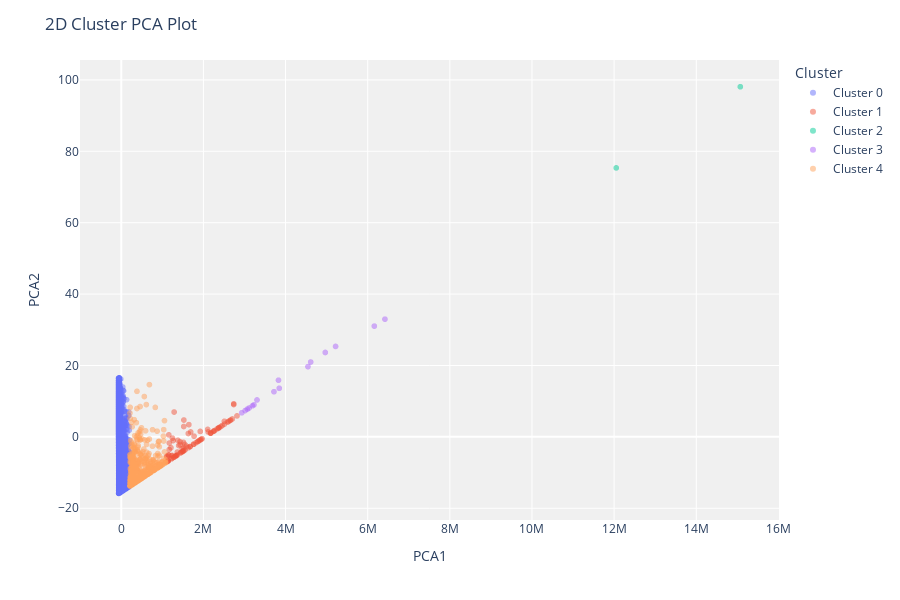

Source (notebook cell):
### Code cell
plot_model(model_kmeans, plot = 'cluster')

### Figure 1 — Plotly figure (JSON) as saved in the notebook; plotly's stock layout.template omitted (floating-point values rounded to 4 significant figures; data arrays with more than 128 entries replaced by an {"elided": "..."} marker saying what was removed)
{"data": [{"customdata": {"elided": "10876x1 int values"}, "hovertemplate": "Cluster=Cluster 0<br>PCA1=%{x}<br>PCA2=%{y}<br>Feature=%{customdata[0]}<extra></extra>", "legendgroup": "Cluster 0", "marker": {"color": "#636efa", "opacity": 0.5, "symbol": "circle"}, "mode": "markers", "name": "Cluster 0", "showlegend": true, "textposition": "top center", "type": "scattergl", "x": {"elided": "10876 float values"}, "xaxis": "x", "y": {"elided": "10876 float values"}, "yaxis": "y"}, {"customdata": [[null], [23], [null], [23], [23], [24], [24], [12], [22], [23], [6], [17], [24], [24], [23], [24], [10], [24], [22], [24], [10], [14], [24], [23], [24], [15], [10], [null], [2], [21], [6], [4], [24], [13], [1], [24], [24], [23], [null], [null], [24], [null], [23], [15], [1], [24], [24], [24], [24], [24], [null], [19], [null], [null], [null], [23], [24], [24], [24], [2], [23], [14], [7], [null], [20], [24], [23], [24], [23], [24], [15], [24], [12], [21], [23], [24], [7], [24], [14], [null], [24], [23], [22], [null], [3], [24], [21], [null], [24]], "hovertemplate": "Cluster=Cluster 1<br>PCA1=%{x}<br>PCA2=%{y}<br>Feature=%{customdata[0]}<extra></extra>", "legendgroup": "Cluster 1", "marker": {"color": "#EF553B", "opacity": 0.5, "symbol": "circle"}, "mode": "markers", "name": "Cluster 1", "showlegend": true, "textposition": "top center", "type": "scattergl", "x": [1331000.0, 1397000.0, 1519000.0, 1343000.0, 1366000.0, 1367000.0, 1379000.0, 1332000.0, 1431000.0, 1514000.0, 1439000.0, 1450000.0, 1476000.0, 1481000.0, 1493000.0, 1493000.0, 1518000.0, 1328000.0, 1432000.0, 1302000.0, 1140000.0, 1283000.0, 1108000.0, 1112000.0, 1117000.0, 1521000.0, 1140000.0, 1146000.0, 1148000.0, 1153000.0, 1157000.0, 1168000.0, 1171000.0, 1209000.0, 1225000.0, 1226000.0, 1228000.0, 1240000.0, 1246000.0, 1264000.0, 1273000.0, 1287000.0, 1523000.0, 1945000.0, 1546000.0, 2248000.0, 2252000.0, 2273000.0, 2332000.0, 2364000.0, 2377000.0, 2382000.0, 2423000.0, 2460000.0, 2510000.0, 2513000.0, 2586000.0, 2612000.0, 2647000.0, 2665000.0, 2737000.0, 2737000.0, 2817000.0, 1106000.0, 2185000.0, 1524000.0, 2176000.0, 2114000.0, 1555000.0, 1586000.0, 1631000.0, 1633000.0, 1646000.0, 1676000.0, 1676000.0, 1690000.0, 1760000.0, 1765000.0, 1772000.0, 1822000.0, 1863000.0, 1874000.0, 1905000.0, 1923000.0, 1924000.0, 1967000.0, 2103000.0, 2171000.0, 2703000.0], "xaxis": "x", "y": [-5.312, -2.422, -3.899, -5.222, -5.052, -4.247, -0.9635, -5.305, -1.369, -1.544, -4.5, -4.415, -4.221, -3.388, -4.093, -4.091, -3.904, -5.333, -2.161, -5.534, -6.752, -5.676, -6.989, -5.366, -6.921, 2.908, -6.749, -6.705, -5.094, -5.057, 0.5575, -3.546, -1.728, -3.038, -6.113, -5.307, -6.087, -5.201, -0.3681, -1.034, -5.751, 6.963, -3.07, -0.6944, -2.102, 1.585, 1.62, 1.776, 2.221, 2.459, 2.56, 2.594, 2.905, 3.183, 4.356, 3.584, 4.134, 4.327, 4.59, 4.724, 9.063, 9.258, 5.871, -5.603, 1.11, 4.717, 1.048, 1.373, -3.629, -2.593, -3.058, 0.9476, 3.435, -2.72, -2.718, 1.374, -2.084, -2.047, 0.2004, -1.619, -1.313, -1.226, -0.9903, 1.534, -0.8536, -0.5261, 2.092, 1.009, 5.014], "yaxis": "y"}, {"customdata": [[null], [24]], "hovertemplate": "Cluster=Cluster 2<br>PCA1=%{x}<br>PCA2=%{y}<br>Feature=%{customdata[0]}<extra></extra>", "legendgroup": "Cluster 2", "marker": {"color": "#00cc96", "opacity": 0.5, "symbol": "circle"}, "mode": "markers", "name": "Cluster 2", "showlegend": true, "textposition": "top center", "type": "scattergl", "x": [15072201, 12050727], "xaxis": "x", "y": [98.09, 75.35], "yaxis": "y"}, {"customdata": [[10], [23], [3], [1], [15], [16], [24], [19], [14], [8], [null], [null], [null], [24], [19], [23]], "hovertemplate": "Cluster=Cluster 3<br>PCA1=%{x}<br>PCA2=%{y}<br>Feature=%{customdata[0]}<extra></extra>", "legendgroup": "Cluster 3", "marker": {"color": "#ab63fa", "opacity": 0.5, "symbol": "circle"}, "mode": "markers", "name": "Cluster 3", "showlegend": true, "textposition": "top center", "type": "scattergl", "x": [3070000.0, 2932000.0, 3017000.0, 3112000.0, 3194000.0, 3231000.0, 3718000.0, 3305000.0, 3847000.0, 4545466, 4612000.0, 4966955, 5217000.0, 6160780, 6419908, 3828000.0], "xaxis": "x", "y": [7.772, 6.738, 7.371, 8.088, 8.705, 8.984, 12.65, 10.34, 13.62, 19.67, 20.97, 23.64, 25.33, 31.03, 32.98, 15.87], "yaxis": "y"}, {"customdata": {"elided": "466x1 int values"}, "hovertemplate": "Cluster=Cluster 4<br>PCA1=%{x}<br>PCA2=%{y}<br>Feature=%{customdata[0]}<extra></extra>", "legendgroup": "Cluster 4", "marker": {"color": "#FFA15A", "opacity": 0.5, "symbol": "circle"}, "mode": "markers", "name": "Cluster 4", "showlegend": true, "textposition": "top center", "type": "scattergl", "x": {"elided": "466 float values"}, "xaxis": "x", "y": {"elided": "466 float values"}, "yaxis": "y"}], "layout": {"height": 600, "legend": {"title": {"text": "Cluster"}, "tracegroupgap": 0}, "margin": {"t": 60}, "plot_bgcolor": "rgb(240,240,240)", "title": {"text": "2D Cluster PCA Plot"}, "xaxis": {"anchor": "y", "domain": [0, 1], "title": {"text": "PCA1"}}, "yaxis": {"anchor": "x", "domain": [0, 1], "title": {"text": "PCA2"}}}}
